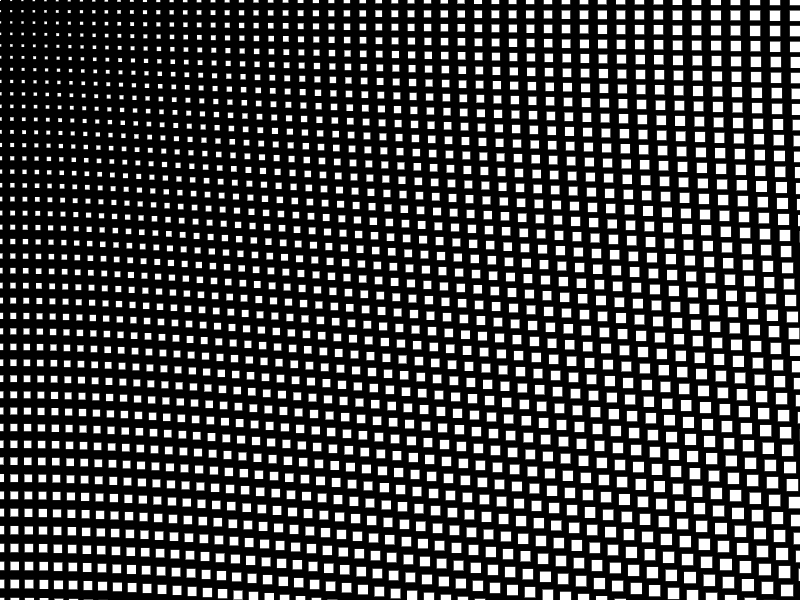
Frame 1 (no input)
Frame 60 (the mouse pressed at the canvas centre just before this capture): identical to frame 1, image omitted
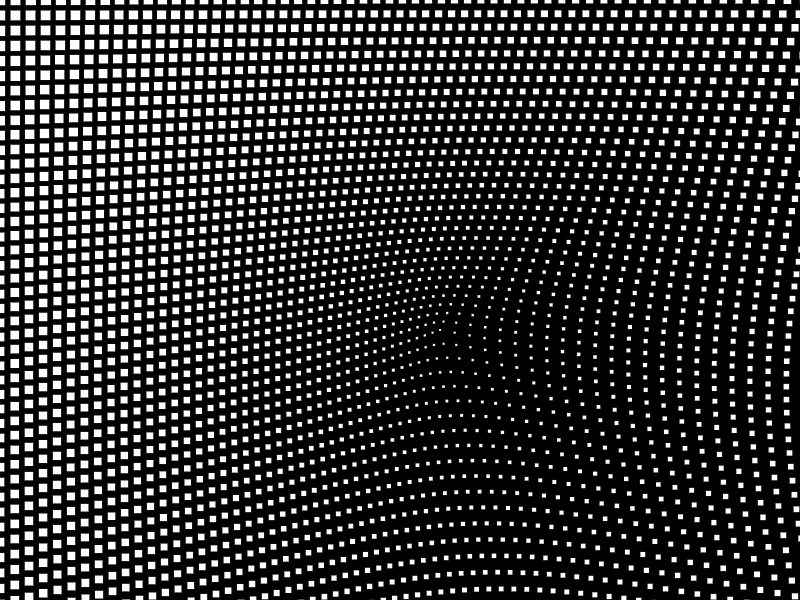
Frame 120 (the mouse held since frame 60 and released just before this capture)

The Processing sketch that drew these frames (run headless with seeded random() and noise(); from frame 60 on, the mouse is pressed at the canvas centre):

// Processing sketch: Trippy
// ── Trippy.pde
//The Following Code was not written by me
void setup() {
  size(800, 600);
  smooth();
  background(0);
}

void draw() {
  background(0);


  int numX = (width/10)+1;
  int numY = (height/10)+1;

  float [] xPoints = new float [numX];
  float [] yPoints = new float [numY];

  for (int i = 0; i < numX; i++) {
    for (int j = 0; j < numY; j++) {
      xPoints[i] = i*(width/(numX-1)); 
      yPoints[j] = j*(height/(numY-1));

      float mx = mouseX;
      float my = mouseY;

      float distance = dist(xPoints[i], yPoints[j], mx, my);
      float factor = map(distance, 0, 1000, 0.1, 1);

      pushMatrix();
      rectMode(CENTER);
      translate(xPoints[i], yPoints[j]);
      scale(factor);
      fill(255);
      rect(xPoints[i], yPoints[j], 20, 20);
      popMatrix();
    }
  }
}
